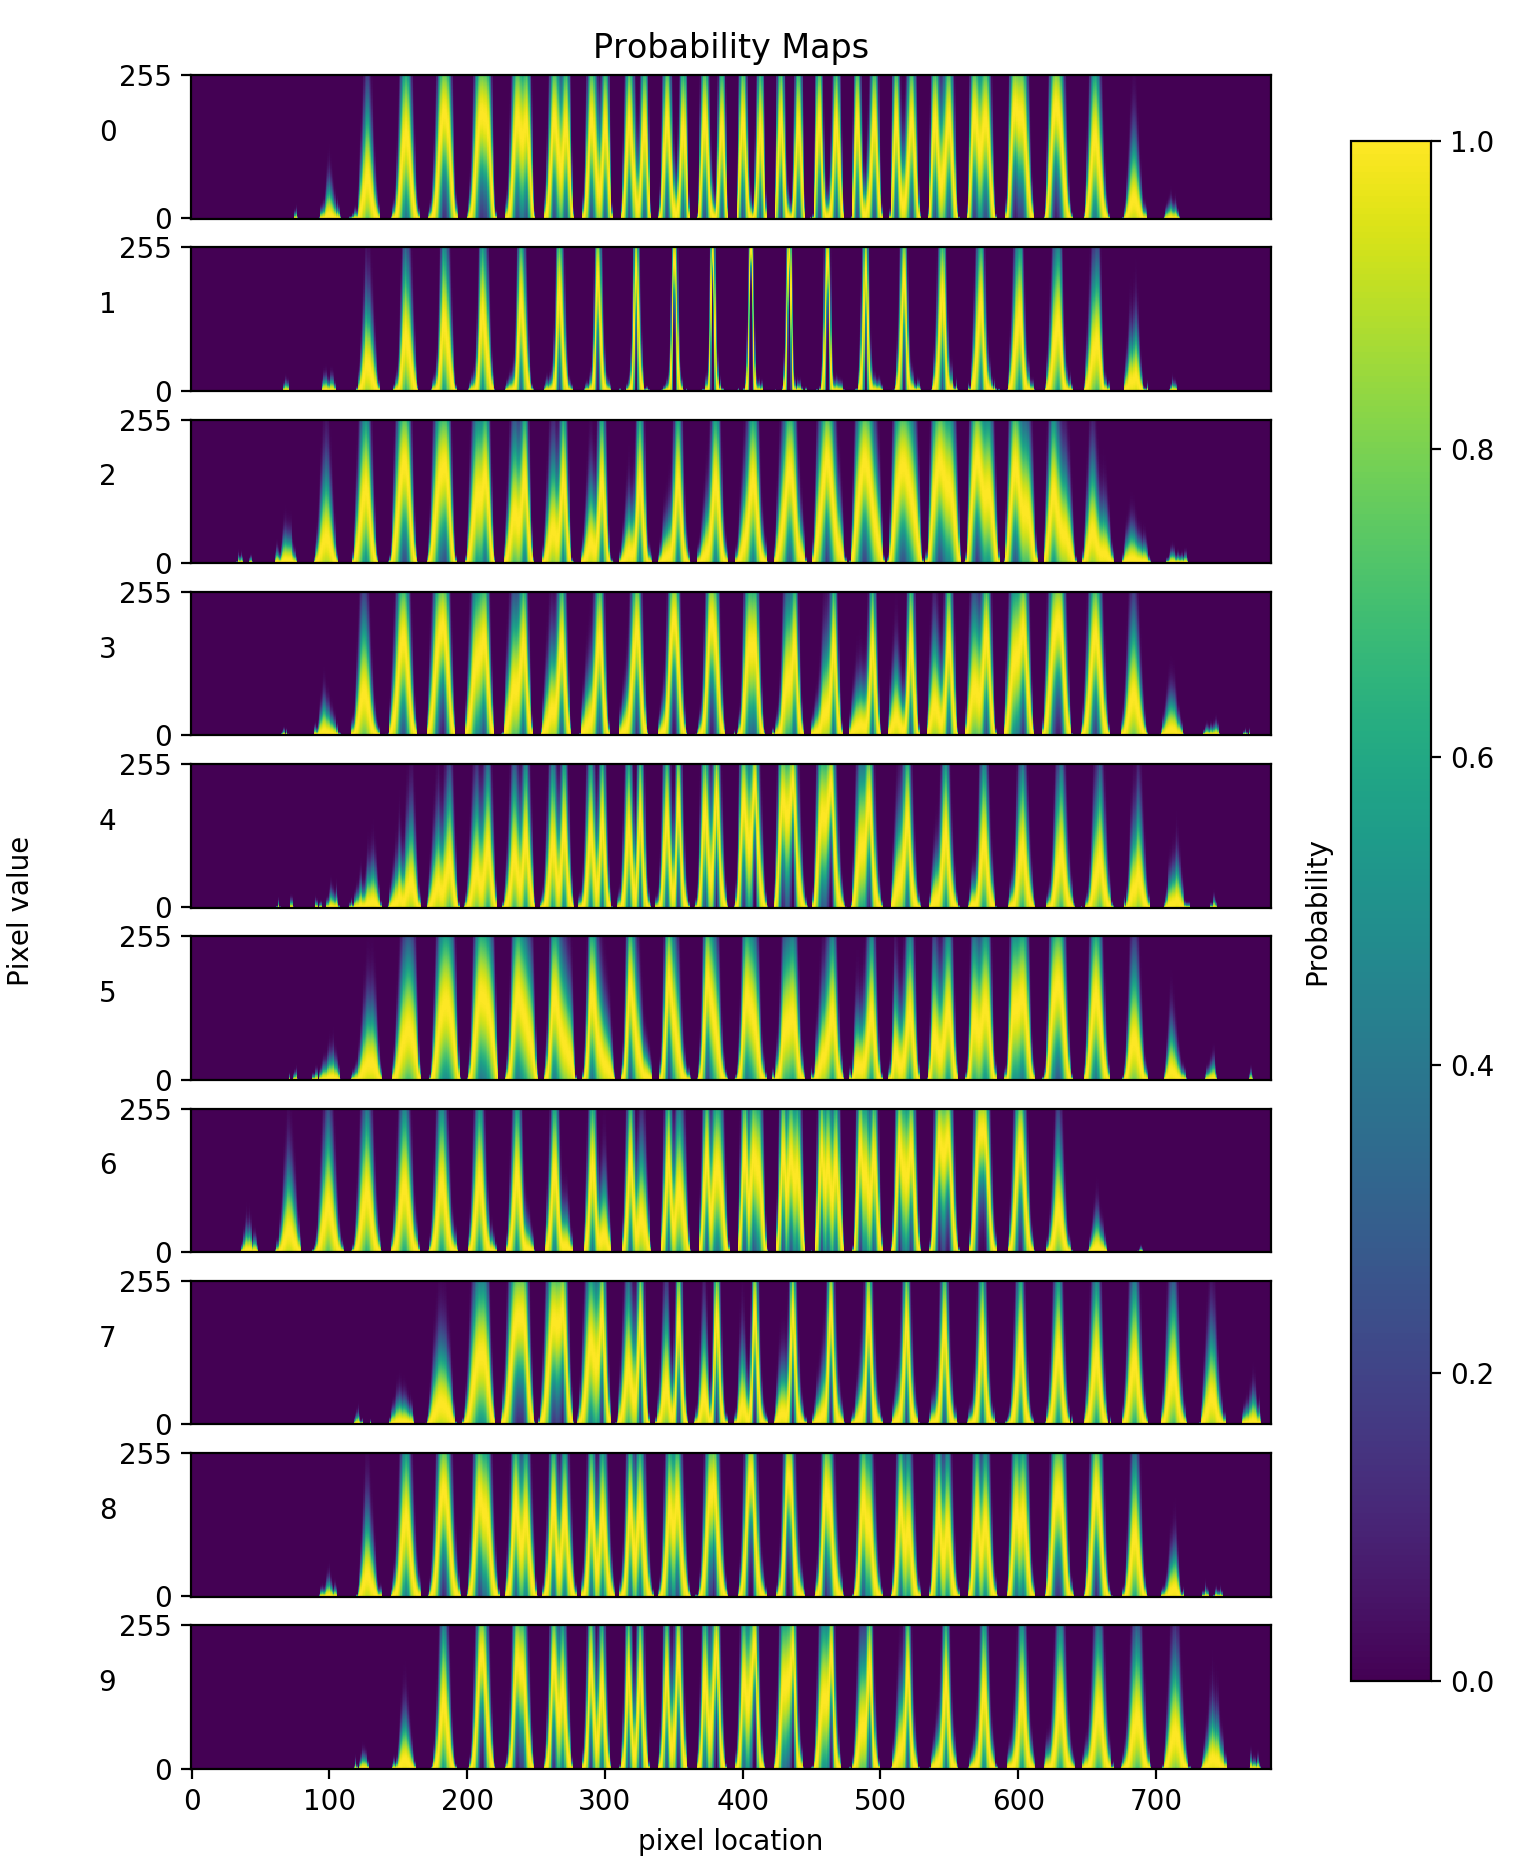

The Python source for this figure:
import numpy as np
import matplotlib.pyplot as plt
from sklearn.datasets import fetch_mldata
from sklearn.model_selection import train_test_split
from scipy.stats import multivariate_normal as mvn
import os
from keras.datasets import mnist as mnist_loader


class MNIST:
    def __init__(self):
        (x_train, y_train), (x_test, y_test) = mnist_loader.load_data()
        self.target = y_test
        self.data = x_test.reshape(len(x_test), -1)

mnist = MNIST()

DATASET_DIR = './datasets'

if not os.path.exists(DATASET_DIR):
    print("Creating a directory for example datasets")
    os.makedirs(DATASET_DIR)

#mnist = fetch_mldata('MNIST original', data_home=DATASET_DIR)
digit_values = np.unique(mnist.target)

digit_params = {}
for digit_value in digit_values:
    digits = mnist.data[mnist.target == digit_value]
    digit_params[digit_value] = {
                "mean": digits.mean(axis=0),
                "std": digits.std(axis=0)
    }

intensities = np.arange(0,255)

fig, axs = plt.subplots(nrows=10, figsize=(8,11))
axs[0].set_title("Probability Maps")

for digit_value in digit_values:
    
    prob_map = np.array([ 
        np.exp(-(intensities - mu)**2 / (1e-3 + 2 * (sig)**2))
        for mu, sig in zip(digit_params[digit_value]['mean'], digit_params[digit_value]['std'])
    ])  
    
    ax = axs[digit_value]
    im = ax.imshow(prob_map.T, origin='lower')
    ax.set_aspect('auto')
    ax.set_ylabel(f"{digit_value:.0f}", rotation='horizontal')
    ax.set_yticks([0,255])
    if digit_value != 9:
        ax.set_xticks([])
    else:
        ax.set_xlabel("Pixel Number")

fig.subplots_adjust(right=0.8)
cbar_ax = fig.add_axes([0.85, 0.15, 0.05, 0.7])
cbar = plt.colorbar(im, cax=cbar_ax)

ax.set_xlabel("pixel location")
fig.text(0.01, 0.5, "Pixel value", va='center', rotation='vertical')
fig.text(0.82, 0.5, "Probability", va='center', rotation='vertical')
plt.show()
